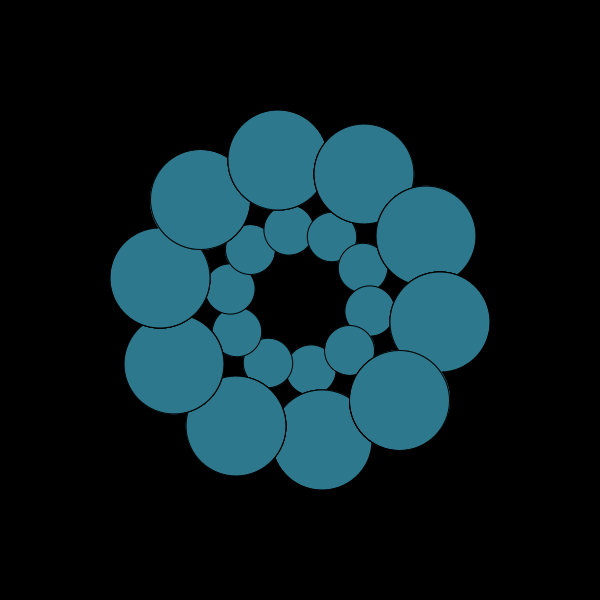
Frame 1 (no input)
Frame 60 (the mouse pressed at the canvas centre just before this capture): identical to frame 1, image omitted
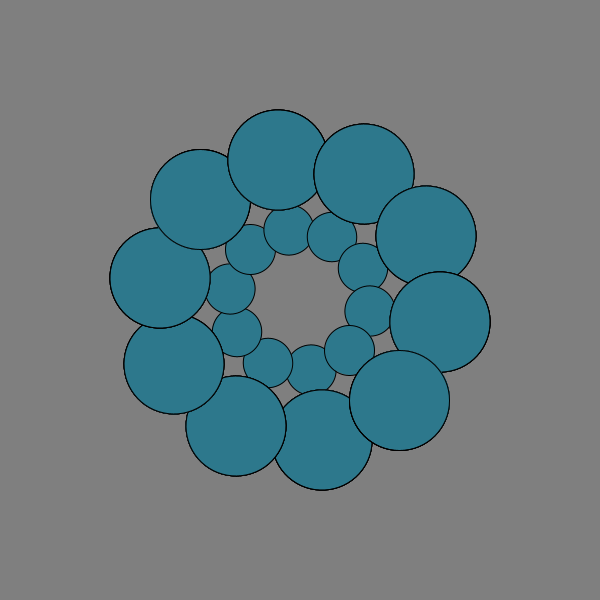
Frame 120 (the mouse held since frame 60 and released just before this capture)

The Processing sketch that drew these frames (run headless with seeded random() and noise(); from frame 60 on, the mouse is pressed at the canvas centre):

// Processing sketch: processing_21851
// ── processing_21851.pde

float colorValue;

void setup(){
  size(600,600);
  colorValue = 0;
  smooth();
   
}
 
 
void draw(){
  background(colorValue);
   colorValue = map(mouseX,0,width,0,255);
 
  
  fill(45,120,140);
  translate(width/2, height/2);
  for(int i = 0; i < 10; i++){
 
      rotate(radians(36));
       
     pushMatrix();
      ellipse(50,50,50,50);
      for(int a = 500; a < 100; a += 20) {
     
      }
      for(int b = 0; b < 100; b += 20) {
        
      ellipse(100,100,100,100);
     
      }
     popMatrix();
 
  
   
}
}
